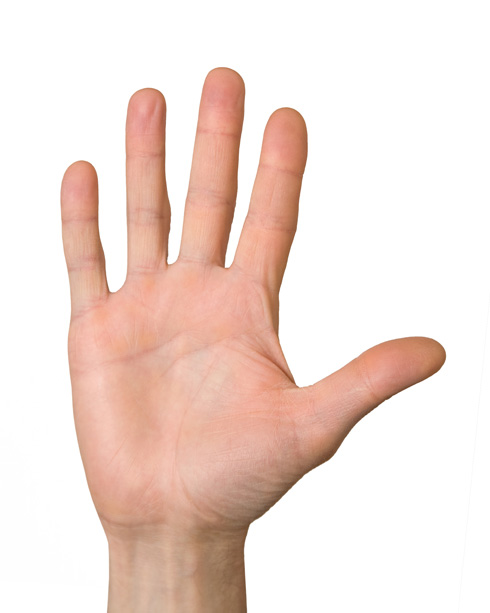
#> input picture img/mano.jpg, 490 x 613 px, found by its file name
$ python practica-3.py   (older library calls are emulated)
#> lines starting #> are read from the running program, lines starting #| are printed output that depends on the picture; after the words box and inside, x2 and y2 are one past the last pixel; in counts of white or black regions, pixels touching at a corner belong together
import cv2
import numpy as np


mano="../img/mano.jpg"

img = cv2.imread(mano)
#> img is the input picture: shape (613, 490, 3); mean B, G, R 215.4, 222.8, 241.6
et = 1

b = img[:, :, 2]
g = img[:, :, 1]
r = img[:, :, 0]

E = np.zeros_like(b)

for x in range(len(b)):
	for y in range(len(b[x])):
		if b[x][y] < 180 or g[x][y] < 180 or r[x][y] < 230:
			b[x][y] = 255
			g[x][y] = 255
			r[x][y] = 255
		else:
			b[x][y] = 0
			g[x][y] = 0
			r[x][y] = 0
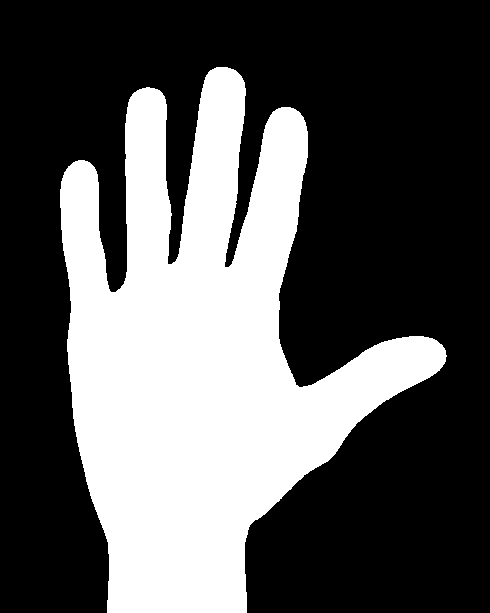
#> b: shape (613, 490); 34.7% white; 1 white region, box (x1, y1, x2, y2) and area: (60, 67, 447, 613) 104079

for x in range(len(r)):
	for y in range(len(r[x])):
		if r[x][y] == 255:
			A = np.array([50,50,50,50])

			if r[x-1][y-1] != 0: A[0] = E[x-1][y-1]
			if r[x-1][y] != 0: A[1] = E[x-1][y]
			if r[x-1][y+1] != 0: A[2] = E[x-1][y+1]
			if r[x][y-1] != 0: A[3] = E[x][y-1]

			if r[x-1][y-1] == 255 or r[x-1][y] == 255 or r[x-1][y+1] == 255 or r[x][y-1] == 255:
				E[x][y] = A.min()
				if E[x-1][y-1] 	> E[x][y]: E[x-1][y-1]	= E[x][y]
				if E[x-1][y]	> E[x][y]: E[x-1][y]	= E[x][y]
				if E[x-1][y+1]	> E[x][y]: E[x-1][y+1]	= E[x][y]
				if E[x][y-1] 	> E[x][y]: E[x][y-1]	= E[x][y]
			else:
				E[x][y] = et
				et += 1
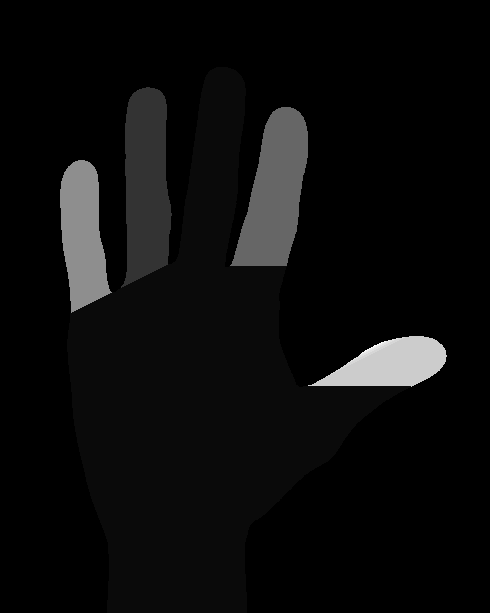
#> E: shape (613, 490); min 0, max 25, mean 1.2; drawn with min black and max white
#> after the loop, et = 55

for x in range(len(E)):
	for y in range(len(E[x])):
		if E[x][y] == 1:
			b[x][y] = 0
			g[x][y] = 255
			r[x][y] = 0
		elif E[x][y] == 2:
			b[x][y] = 0
			g[x][y] = 255
			r[x][y] = 255
		elif E[x][y] == 3:
			b[x][y] = 25
			g[x][y] = 100
			r[x][y] = 25
		elif E[x][y] == 4:
			b[x][y] = 205
			g[x][y] = 5
			r[x][y] = 5
		elif E[x][y] == 5:
			b[x][y] = 11
			g[x][y] = 13
			r[x][y] = 56
		elif E[x][y] == 6:
			b[x][y] = 123
			g[x][y] = 45
			r[x][y] = 12
		elif E[x][y] == 7:
			b[x][y] = 12
			g[x][y] = 54
			r[x][y] = 15
		elif E[x][y] == 8:
			b[x][y] = 5
			g[x][y] = 0
			r[x][y] = 55
		elif E[x][y] == 9:
			b[x][y] = 55
			g[x][y] = 2
			r[x][y] = 255
		elif E[x][y] == 10:
			b[x][y] = 123
			g[x][y] = 93
			r[x][y] = 3
		elif E[x][y] == 11:
			b[x][y] = 123
			g[x][y] = 12
			r[x][y] = 76
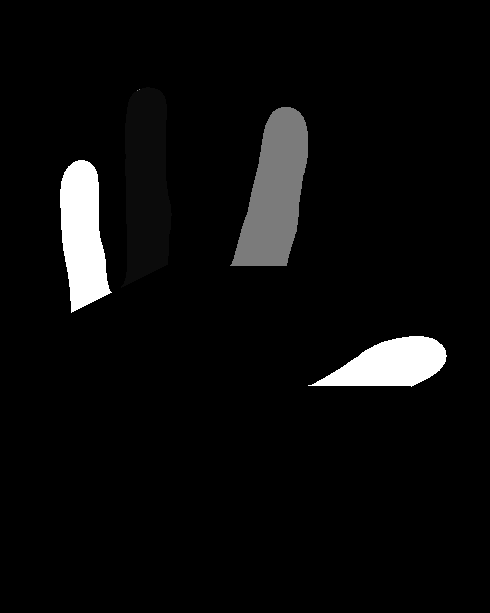
#> b: shape (613, 490); min 0, max 255, mean 11.6
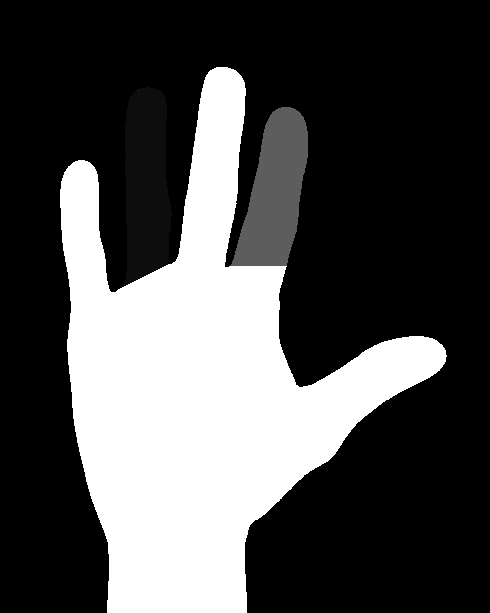
#> g: shape (613, 490); 5.1% of pixels changed, all inside (x1, y1, x2, y2) = (121, 87, 308, 288)
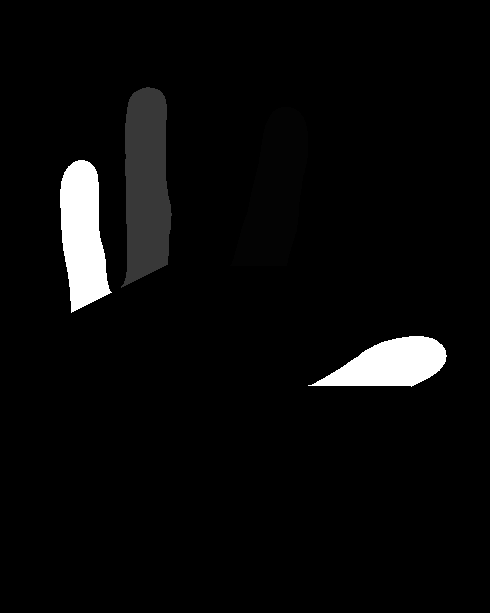
#> r: shape (613, 490); min 0, max 255, mean 9.7

print (et)
#| 55


lefalta=cv2.merge((b,g,r))

# red color boundaries (R,B and G)
lower = [1, 0, 20]
upper = [60, 40, 200]

# create NumPy arrays from the boundaries
lower = np.array(lower, dtype="uint8")
upper = np.array(upper, dtype="uint8")


mask = cv2.inRange(lefalta, lower, upper)
#> mask: shape (613, 490); 2.6% white; 1 white region
output = cv2.bitwise_and(lefalta, lefalta, mask=mask)
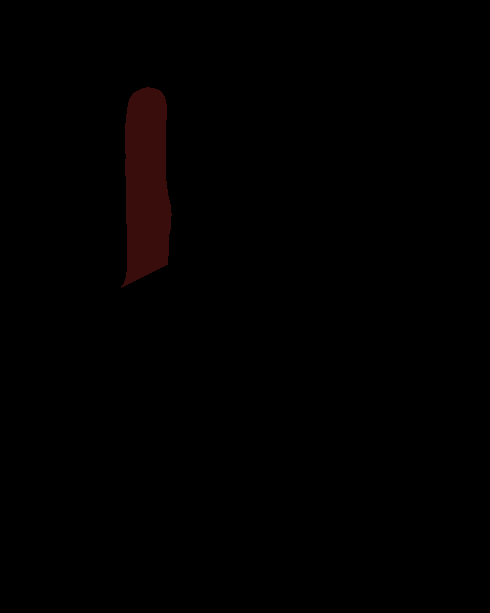
#> output: shape (613, 490, 3); mean of channels 0, 1, 2 0.3, 0.3, 1.4; drawn as B, G, R

ret,thresh = cv2.threshold(mask, 40, 255, 0)
im2,contours,hierarchy = cv2.findContours(thresh, cv2.RETR_EXTERNAL, cv2.CHAIN_APPROX_NONE)
#> contours = 1 contour; box (x1, y1, x2, y2) and area: (121, 87, 172, 288) 7439

if len(contours) != 0:
    # draw in blue the contours that were founded
    cv2.drawContours(output, contours, -1, 255, 3)

    #find the biggest area
    c = max(contours, key = cv2.contourArea)
#> c = contour of 440 points, box (x1, y1, x2, y2) (121, 87, 172, 288), area 7439

    x,y,w,h = cv2.boundingRect(c)
#> x = 121; y = 87; w = 51; h = 201
    # draw the book contour (in green)
    cv2.rectangle(output,(x,y),(x+w,y+h),(0,255,0),2)

# show the images
cv2.imshow("Result", np.hstack([lefalta, output]))
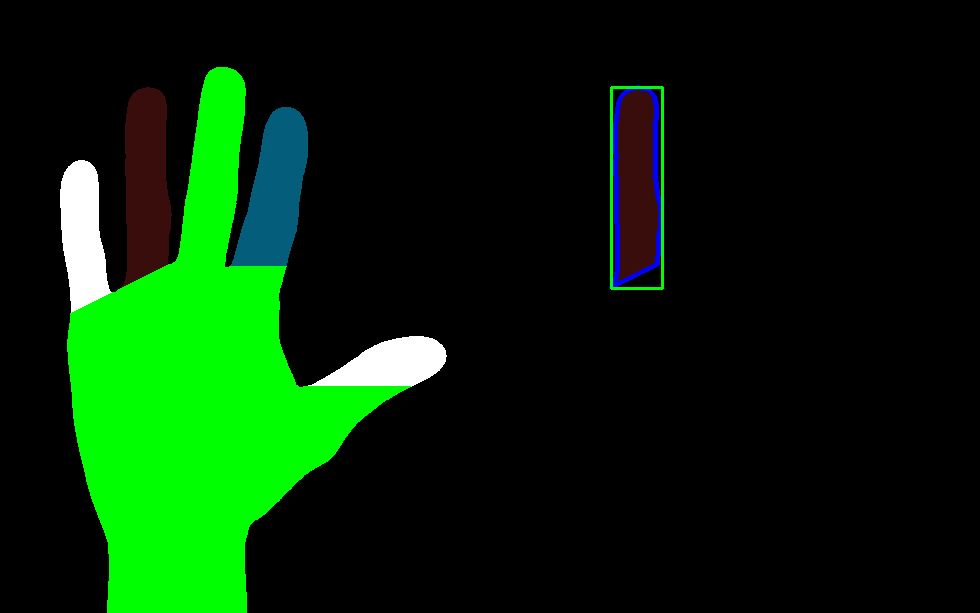
#> window 'Result': shape (613, 980, 3); mean B, G, R 6.8, 39.8, 5.4
cv2.waitKey(0)
cv2.destroyAllWindows()
